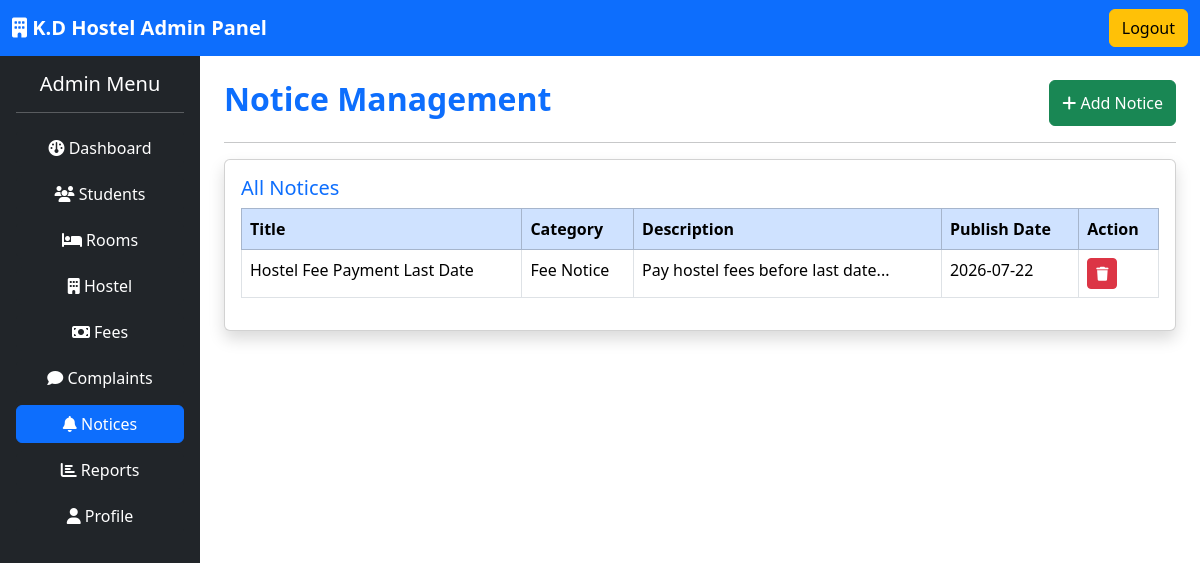
The app's page /admin/notices.php (signed in) with its own data.
### tables this page shows
CREATE TABLE notices (

    id INT AUTO_INCREMENT PRIMARY KEY,

    title VARCHAR(100),

    category VARCHAR(50),

    description TEXT,

    publish_date DATE

);

### admin/notices.php (the view, shortened to what this page needs)
<?php
require_once '../config/database.php';
$result = mysqli_query($conn, "SELECT * FROM notices ORDER BY publish_date DESC");
?>
<!DOCTYPE html>
<html lang="en">
<head>
<link href="https://cdn.jsdelivr.net/npm/bootstrap@5.3.7/dist/css/bootstrap.min.css" rel="stylesheet">
<link rel="stylesheet"
href="https://cdnjs.cloudflare.com/ajax/libs/font-awesome/6.7.2/css/all.min.css">
</head>
<body>
<nav class="navbar navbar-dark bg-primary">
<div class="container-fluid">
<a class="navbar-brand fw-bold">
<i class="fa-solid fa-building"></i>
K.D Hostel Admin Panel
</a>
<a href="../logout.php" class="btn btn-warning">
Logout
</a>
</div>
</nav>
<div class="container-fluid">
<div class="row">
<div class="col-md-3 col-lg-2 bg-dark min-vh-100 p-3">
<h5 class="text-white text-center">
Admin Menu
</h5>
<hr class="text-white">
<a href="dashboard.php" class="btn btn-dark text-white w-100 mb-2">
<i class="fa fa-dashboard"></i>
Dashboard
</a>
<a href="students.php" class="btn btn-dark text-white w-100 mb-2">
<i class="fa fa-users"></i>
Students
</a>
<a href="rooms.php" class="btn btn-dark text-white w-100 mb-2">
<i class="fa fa-bed"></i>
Rooms
</a>
<a href="hostel.php" class="btn btn-dark text-white w-100 mb-2">
<i class="fa fa-building"></i>
Hostel
</a>
<a href="fees.php" class="btn btn-dark text-white w-100 mb-2">
<i class="fa fa-money-bill"></i>
Fees
</a>
<a href="complaints.php" class="btn btn-dark text-white w-100 mb-2">
<i class="fa fa-comment"></i>
Complaints
</a>
<a href="notices.php" class="btn btn-primary w-100 mb-2">
<i class="fa fa-bell"></i>
Notices
</a>
<a href="reports.php" class="btn btn-dark text-white w-100 mb-2">
<i class="fa fa-chart-bar"></i>
Reports
</a>
<a href="profile.php" class="btn btn-dark text-white w-100 mb-2">
<i class="fa fa-user"></i>
Profile
</a>
</div>
<div class="col-md-9 col-lg-10 p-4">
<div class="d-flex justify-content-between">
<h2 class="text-primary fw-bold">
Notice Management
</h2>
<button class="btn btn-success" data-bs-toggle="modal" data-bs-target="#addNoticeModal">
<i class="fa fa-plus"></i>
Add Notice
</button>
</div>
<hr>
<div class="card shadow">
<div class="card-body">
<h5 class="text-primary">
All Notices
</h5>
<table class="table table-bordered table-hover">
<thead class="table-primary">
<tr>
<th>
Title
</th>
<th>
Category
</th>
<th>
Description
</th>
<th>
Publish Date
</th>
<th>
Action
</th>
</tr>
</thead>
<tbody>
<?php while($row = mysqli_fetch_assoc($result)): ?>
<tr>
<td>
<?php echo $row['title']; ?>
</td>
<td>
<?php echo $row['category']; ?>
</td>
<td>
<?php echo substr($row['description'], 0, 50); ?>...
</td>
<td>
<?php echo $row['publish_date']; ?>
</td>
<td>
<a href="notices.php?delete=<?php echo $row['id']; ?>" class="btn btn-sm btn-danger" onclick="return confirm('Are you sure?')">
<i class="fa fa-trash"></i>
</a>
</td>
</tr>
<?php endwhile; ?>
</tbody>
</table>
</div>
</div>
</div>
</div>
</div>
</body>
</html>

### records on screen
notices: title "Hostel Fee Payment Last Date", category "Fee Notice", description "Pay hostel fees before last date", publish_date "2026-07-22"
